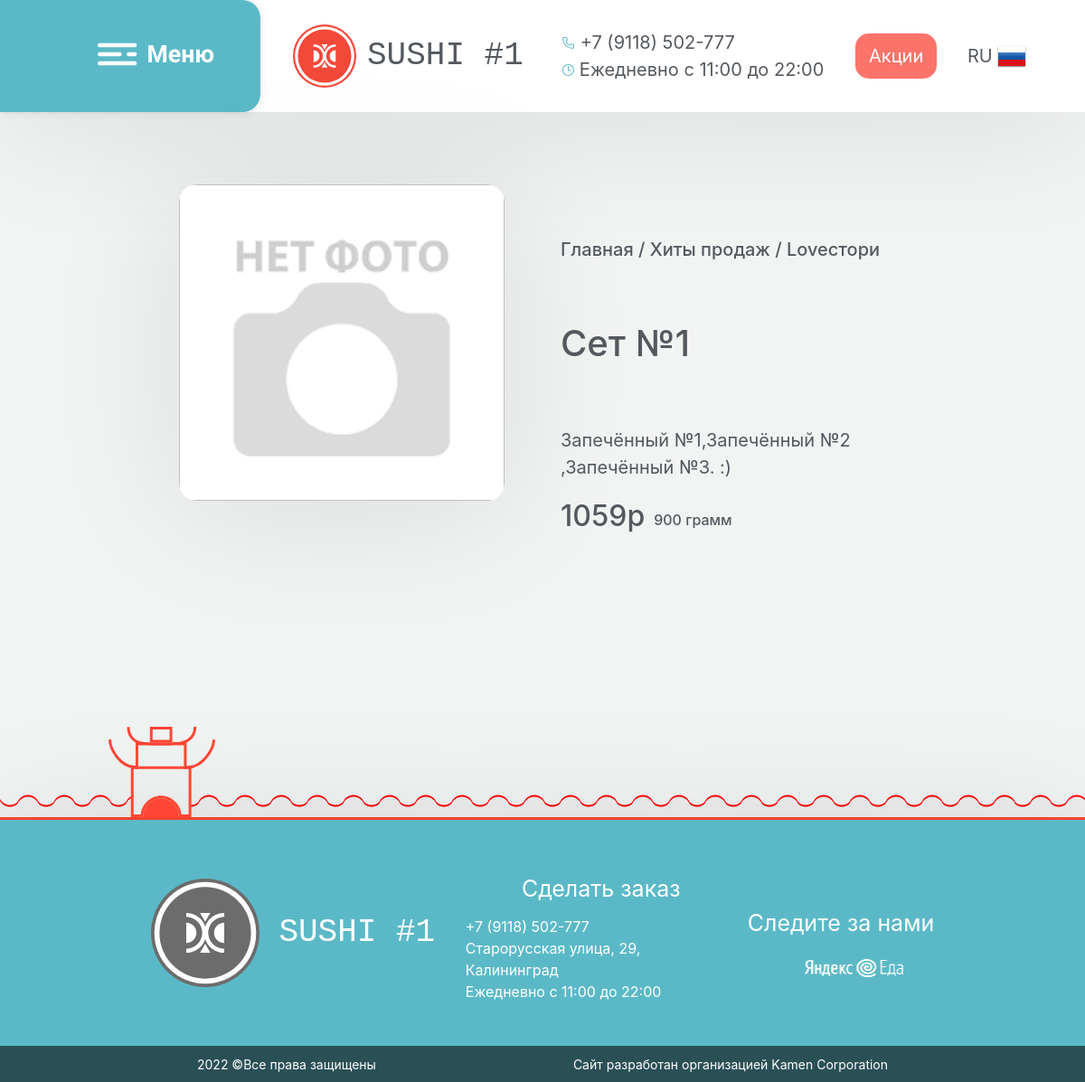
Screenshot of /meal/53 with the database file from the repository.
### main/models.py (models this page shows)
class Food(models.Model):
    name = models.CharField(max_length=50, default="None")
    price = models.CharField(max_length=10, default="None")
    weight = models.CharField(max_length=10, default="None")
    description = models.TextField(default="None")
    filename = models.ImageField(default="-1.png")

### main/views.py (the view)
# urls.py: path('meal/<int:food_id>', views.show_meal),
def show_meal(request, food_id):
    if request.method == 'GET':
        try:
            food = Food.objects.get(id=food_id)
            data = {'food': food}
            return render(request, "main/meal.html", data)
        except Exception as e:
            print(str(e))
            print(traceback.format_exc())
            return HttpResponseNotFound('<h1>An error has occurred</h1>')

### main/templates/main/meal.html (shortened to what this page needs)
{% extends 'main/base.html' %}
{% block body %}
<main>
<div class="food-window">
    <div id="my-gallery" class="main-frame for-food-image vanilla-zoom" style="align-items: center; display: flex; flex-direction: column; justify-content: flex-start;">
        <img class="food-image zoomed-image">
    </div>
    <div class="main-frame description-frame">
        <span style="margin-top: 3em;"> <h5>Главная / Хиты продаж / Loveстори</h5> </span>
        <span style="margin-top: 3em;"> <h1> {{ food.name }} </h1> </span>
        <span style="margin-top: 3em;"> {{ food.description }} </span>
        <div style="margin-top: 1em; margin-left: 0em; display: flex; flex-direction: raw;">
            <span style="margin-right: 10px "> <h2> {{ food.price }}р </h2> </span>
            <span style="display: flex; align-items: flex-end; margin-bottom: 5px;"> <h6 >{{ food.weight }} грамм </h6> </span>
        </div>
    </div>
</div>
</main>
<link rel="stylesheet" href="/static/css/vanilla-zoom.css">
{% endblock %}

### main/static/css/style.css (style rules this page uses)
html { height: 100%; width: 100%; }
body { background-color: #f2f3f3; color: #54595F; margin: 0; padding: 0; width: 100%; height: 100%; font-size: 20px !important; }
main { width: 65%; margin-left: auto; margin-right: auto; }

### main/static/css/vanilla-zoom.css (style rules this page uses)
.vanilla-zoom { width: 100%; display: flex; }
.vanilla-zoom .zoomed-image { flex: 1; background-repeat: no-repeat; background-position: center; background-size: cover; margin-left: 5px; }

### main/templates/main/meal.html (style rules this page uses)
main { width: 75%; }
.food-window { margin: 0 0em; display: flex; flex-direction: raw; align-items: center; justify-content: space-around; }
.main-frame { width: 32em; height: 500px; margin: 2em 1em;  }
.food-image { width: 30vw; height: 30vw; border-radius: 20px; background-size: contain; background-repeat: no-repeat; box-shadow: 0 10px 150px rgba(0,0,0,0.1); }
.description-frame { display: flex; flex-direction: column; }

### rows the page displays
Food: name "Сет №1", description "Запечённый №1,Запечённый №2 ,Запечённый №3. :)", price "1059", weight "900"
